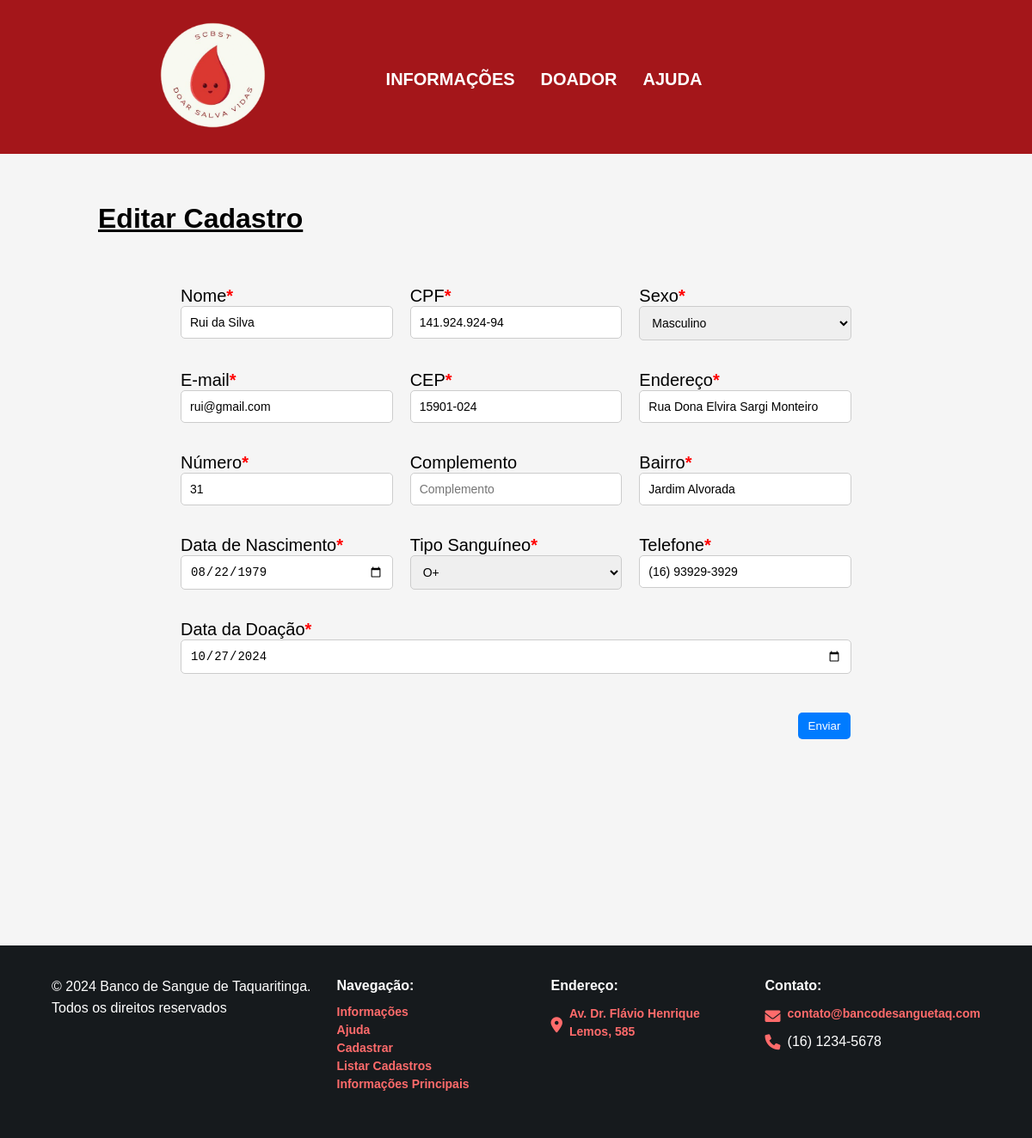
The app's page /?page=editar&id=5 with its own data.
### tables this page shows
CREATE TABLE `cadastrobs` (
  `id` int(10) UNSIGNED NOT NULL,
  `nome` varchar(45) NOT NULL,
  `sexo` char(1) NOT NULL,
  `cpf` varchar(20) NOT NULL,
  `telefone` varchar(20) NOT NULL,
  `email` varchar(255) NOT NULL,
  `endereco` varchar(100) NOT NULL,
  `numero` int(6) NOT NULL,
  `cep` varchar(20) NOT NULL,
  `complemento` varchar(100) NOT NULL,
  `bairro` varchar(50) NOT NULL,
  `nasc` date NOT NULL,
  `ts` varchar(4) NOT NULL,
  `datedonation` date NOT NULL
);

### editar-usuario.php (the view, shortened to what this page needs)
<?php
$id = intval($_REQUEST["id"]);
$sql = "SELECT * FROM cadastrobs WHERE id={$id}";
$res = $conn->query($sql);
if ($res->num_rows > 0) {
    $row = $res->fetch_object();
} else {
    echo "<div>Usuário não encontrado!</div>";
    exit;
}
?>
<form action="?page=salvar" method="POST">
    <div class="container">
        <h1 class="path">Editar Cadastro</h1>
        <br>
        <div class="contentform">
            <div class="form-container">
                <div class="row">
                    <div class="column">
                        <label for="nome">Nome<span class="required">*</span></label>
                        <input type="text" name="nome" id="nome" value="<?php print htmlspecialchars($row->nome); ?>" placeholder="Digite o nome" required>
                    </div>
                    <div class="column">
                        <label for="cpf">CPF<span class="required">*</span></label>
                        <input type="text" name="cpf" id="cpf" value="<?php print htmlspecialchars($row->cpf); ?>" placeholder="Digite o CPF (apenas números)" required>
                    </div>
                    <div class="column">
                        <label for="sexo">Sexo<span class="required">*</span></label>
                        <select name="sexo" id="sexo" required>
                            <option value="Masculino" <?php echo ($row->sexo == 'Masculino') ? 'selected' : ''; ?>>Masculino</option>
                        </select>
                    </div>
                </div>
                <div class="row">
                    <div class="column">
                        <label for="email">E-mail<span class="required">*</span></label>
                        <input type="email" name="email" id="email" value="<?php print htmlspecialchars($row->email); ?>" placeholder="Digite o e-mail" required>
                    </div>
                    <div class="column">
                        <label for="cep">CEP<span class="required">*</span></label>
                        <input type="text" name="cep" id="cep" value="<?php print htmlspecialchars($row->cep); ?>" placeholder="Digite o CEP (apenas números)" required>
                    </div>
                    <div class="column">
                        <label for="endereco">Endereço<span class="required">*</span></label>
                        <input type="text" name="endereco" id="endereco" value="<?php print htmlspecialchars($row->endereco); ?>" placeholder="Digite o endereço" required>
                    </div>
                </div>
                <div class="row">
                    <div class="column">
                        <label for="numero">Número<span class="required">*</span></label>
                        <input type="text" name="numero" id="numero" value="<?php print htmlspecialchars($row->numero); ?>" placeholder="Digite o número" required>
                    </div>
                    <div class="column">
                        <label for="complemento">Complemento</label>
                        <input type="text" name="complemento" id="complemento" value="<?php print htmlspecialchars($row->complemento); ?>" placeholder="Complemento">
                    </div>
                    <div class="column">
                        <label for="bairro">Bairro<span class="required">*</span></label>
                        <input type="text" name="bairro" id="bairro" value="<?php print htmlspecialchars($row->bairro); ?>" placeholder="Digite o bairro" required>
                    </div>
                </div>
                <div class="row">
                    <div class="column">
                        <label for="data-nascimento">Data de Nascimento<span class="required">*</span></label>
                        <input type="date" name="nasc" id="data-nascimento" value="<?php print htmlspecialchars($row->nasc); ?>" required>
                    </div>
                    <div class="column">
                        <label for="tipo-sanguineo">Tipo Sanguíneo<span class="required">*</span></label>
                        <select name="ts" id="tipo-sanguineo" required>
                            <option value="O+" <?php echo ($row->ts == 'O+') ? 'selected' : ''; ?>>O+</option>
                        </select>
                    </div>
                    <div class="column">
                        <label for="telefone">Telefone<span class="required">*</span></label>
                        <input type="text" name="telefone" id="telefone" value="<?php print htmlspecialchars($row->telefone); ?>" placeholder="Digite o telefone (apenas números)" required>
                    </div>
                </div>
                <div class="row">
                    <div class="column">
                        <label for="datedonation">Data da Doação<span class="required">*</span></label>
                        <input type="date" name="datedonation" id="data-doacao" value="<?php print htmlspecialchars($row->datedonation); ?>" required>
                    </div>
                </div>
                <div class="row">
                    <div class="column">
                        <button type="submit">Enviar</button>
                    </div>
                </div>
            </div>
        </div>
    </div>
</form>

### style.css (style rules this page uses)
body, html { margin: 0; padding: 0; background-color: #F5F5F5; height: 100%; font-family: Arial, sans-serif; }
.container { max-width: 1200px; margin: 0 auto; padding: 0 20px; }
.container { width: 90%; max-width: 1200px; margin: 0 auto; padding-bottom: 20px; }
.form-container { max-width: 800px; margin: 20px auto; }
.row { display: flex; flex-wrap: wrap; margin-bottom: 20px; }
.column { flex: 1 1 30%; margin: 0 10px; box-sizing: border-box; }
.input-field, input[type="text"], input[type="email"], input[type="date"], select { width: 100%; padding: 10px; border: 1px solid #ccc; border-radius: 5px; box-sizing: border-box; font-size: 14px; margin-bottom: 15px; }
.required { color: red; font-weight: bold; }
.row:last-child { display: flex; justify-content: space-between; }
.row:last-child .column { flex: 1 1 48%; margin-right: 10px; }
button[type="submit"] { padding: 8px 12px; background-color: #007BFF; color: white; border: none; border-radius: 5px; cursor: pointer; width: auto; margin-left: 92%; margin-top: 10px; }
.contenthelp, .contentform, .contenthome { font-size: 20px; }
.path { text-align: left; text-decoration-line: underline; }

### records on screen
cadastrobs: nome "Rui da Silva", cpf "141.924.924-94", email "rui@gmail.com", cep "15901-024", endereco "Rua Dona Elvira Sargi Monteiro", numero "31", bairro "Jardim Alvorada", nasc "08/22/1979", ts "O+", telefone "(16) 93929-3929", datedonation "10/27/2024"
